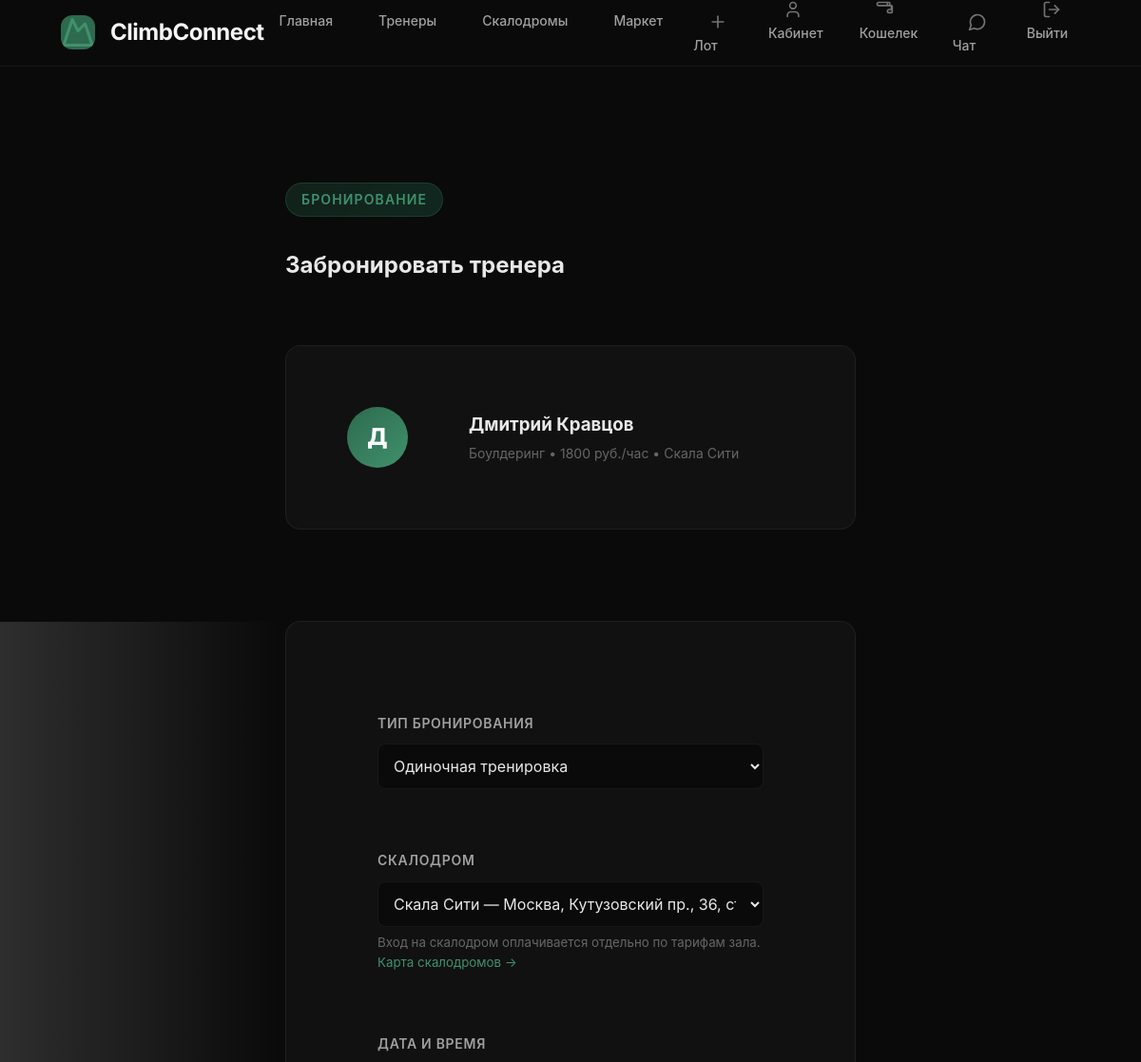
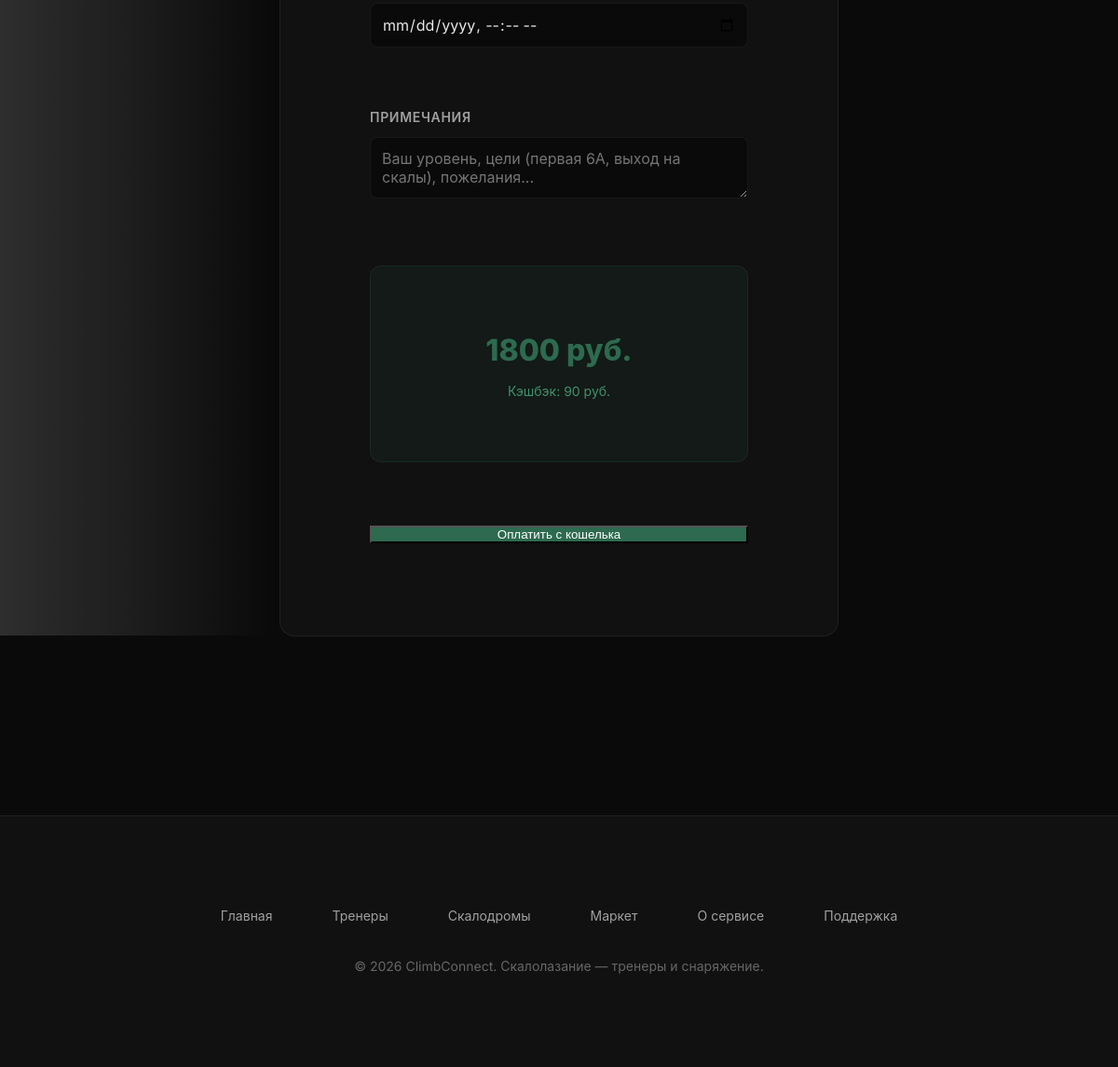
The app's page /book/1 (signed in) with its own data (2 pictures, top to bottom).
### app/database.py (models this page shows)
class User(Base):
    __tablename__ = "users"
    id = Column(Integer, primary_key=True, index=True)
    name = Column(String(100), nullable=False)
    email = Column(String(100), unique=True, nullable=False)
    phone = Column(String(20))
    password_hash = Column(String(256), nullable=False)
    role = Column(String(20), default="client")
    created_at = Column(DateTime, default=datetime.utcnow)
    fitness_goal = Column(String(50))
    experience_level = Column(String(20))
    preferred_sport = Column(String(50))
    location = Column(String(100))
    budget_min = Column(Integer, default=0)
    budget_max = Column(Integer, default=5000)
    bio = Column(Text)
    specialization = Column(String(50))
    experience_years = Column(Integer, default=0)
    certification = Column(String(200))
    hourly_rate = Column(Integer, default=0)
    rating = Column(Float, default=0.0)
    total_reviews = Column(Integer, default=0)
    total_bookings = Column(Integer, default=0)
    verification_level = Column(Integer, default=0)
    status = Column(String(20), default="active")
    wallet_balance = Column(Numeric(10, 2), default=0.00)
    wallet_bonus = Column(Numeric(10, 2), default=0.00)
    sliding_commission_rate = Column(Float, default=0.20)
    total_earnings = Column(Numeric(10, 2), default=0.00)
    trust_score = Column(Integer, default=100)
    streak_weeks = Column(Integer, default=0)
    achievements = Column(JSON, default=list)
    loyalty_points = Column(Integer, default=0)
    client_level = Column(String(20), default="beginner")
    interests_vector = Column(JSON, default=dict)
    disciplines = Column(JSON, default=list)        # ["bouldering", "lead", ...]
    work_formats = Column(JSON, default=list)       # ["gym", "outdoor", "online"]
    student_levels = Column(JSON, default=list)     # ["beginner", ...]
    gym = Column(String(150))                       # home climbing gym / wall
    personal_grade = Column(String(30))             # e.g. "7c+ / V9"
    achievements_text = Column(Text)                # comps, routes, medals
    showcase_image = Column(String(200))            # custom showcase photo path
    seller_rating = Column(Float, default=0.0)
    seller_reviews_total = Column(Integer, default=0)
    seller_sales = Column(Integer, default=0)

### app/main.py (the view)
@app.get("/book/{trainer_id}", response_class=HTMLResponse)
async def book_page(trainer_id: int, request: Request, db: Session = Depends(get_db)):
    user = get_current_user(request, db)
    if not user or user.role != "client":
        return RedirectResponse("/login", status_code=302)
    trainer = db.query(User).filter(User.id == trainer_id, User.role == "trainer").first()
    if not trainer:
        raise HTTPException(status_code=404, detail="Trainer not found")
    trainer_gym_list = get_trainer_gyms(db, trainer_id)
    all_gyms = db.query(ClimbingGym).order_by(ClimbingGym.city, ClimbingGym.name).all()
    return templates.TemplateResponse("book.html", {
        "request": request, "user": user, "trainer": trainer,
        "trainer_gyms": trainer_gym_list, "all_gyms": all_gyms,
    })

### templates/book.html (shortened to what this page needs)
{% extends "base.html" %}
{% block content %}
<section class="section">
    <div class="container">
        <div class="booking-page">
            <span class="section-tag">Бронирование</span>
            <h1 style="margin-bottom: var(--space-lg);">Забронировать тренера</h1>
            <div class="booking-trainer-info">
                <div class="avatar">{{ trainer.name[0] }}</div>
                <div>
                    <h3 style="margin-bottom: 4px;">{{ trainer.name }}</h3>
                    <p style="color: var(--text-muted); font-size: var(--text-sm);">{{ discipline_name(primary_discipline(trainer)) }} • {{ trainer.hourly_rate }}  руб./час{% if trainer.gym %} • {{ trainer.gym }}{% endif %}</p>
                </div>
            </div>
            <div class="booking-form">
                <form id="bookForm">
                    <div class="form-group">
                        <label>Тип бронирования</label>
                        <select name="booking_type" id="bookType" onchange="calcPrice()">
                            <option value="single" data-sessions="1" data-discount="1.0">Одиночная тренировка</option>
                        </select>
                    </div>
                    <div class="form-group">
                        <label>Скалодром</label>
                        <select name="gym_id" id="gymSelect">
                            {% if trainer_gyms %}
                            <optgroup label="Залы тренера">
                                {% for g in trainer_gyms %}
                                <option value="{{ g.id }}" {% if loop.first %}selected{% endif %}>{{ g.name }} — {{ g.city }}, {{ g.address }}</option>
                                {% endfor %}
                            </optgroup>
                            {% endif %}
                        </select>
                        <small style="color: var(--text-muted); display:block; margin-top:6px;">
                            Вход на скалодром оплачивается отдельно по тарифам зала.
                            <a href="/gyms" target="_blank" style="color:var(--accent-light);">Карта скалодромов →</a>
                        </small>
                    </div>
                    <div class="form-group">
                        <label>Дата и время</label>
                        <input type="datetime-local" name="scheduled_at" required>
                    </div>
                    <div class="form-group">
                        <label>Примечания</label>
                        <textarea name="notes" placeholder="Ваш уровень, цели (первая 6А, выход на скалы), пожелания..."></textarea>
                    </div>
                    <div class="price-display">
                        <div class="total" id="totalPrice">{{ trainer.hourly_rate }}  руб.</div>
                        <div class="cashback" id="cashback">Кэшбэк: {{ "%.0f"|format(trainer.hourly_rate*0.05) }}  руб.</div>
                    </div>
                    <button type="submit" class="btn-primary btn-full">Оплатить с кошелька</button>
                </form>
            </div>
        </div>
    </div>
</section>
{% endblock %}

### templates/base.html (style rules this page uses)
body { opacity: 0; animation: bodyFadeIn 0.4s ease 0.1s forwards; }

### records on screen
User: name "Д", name "Дмитрий Кравцов", specialization "Боулдеринг", hourly_rate "1800", gym "Скала Сити", trainer.hourly_rate*0.05 "90"

### other values on screen
form field gym_id "Скала Сити — Москва, Кутузовский пр., 36, стр. 13/14"
